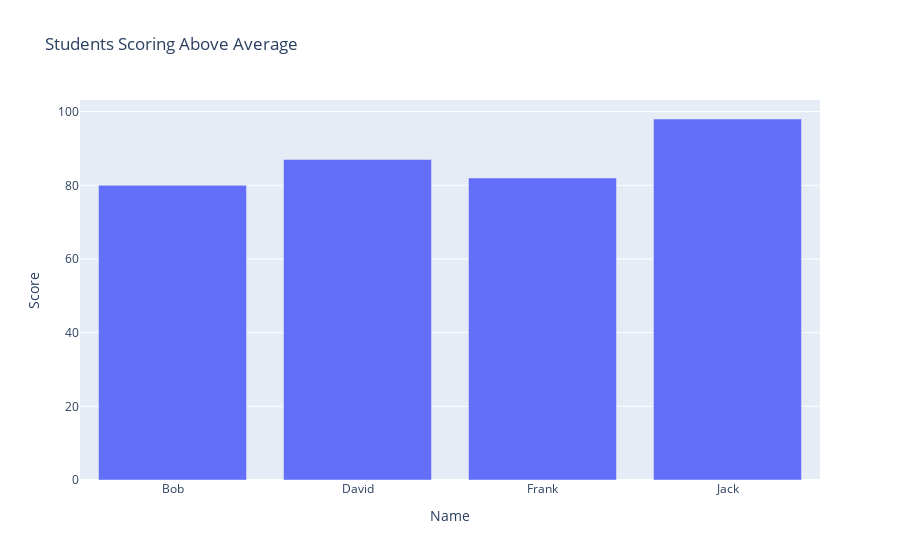

Notebook code cell kept with this figure:
### Markdown cell above
# Comprehensive Coding Exercise - Live Coding
This task combines lists, dictionaries, functions, Numpy, Pandas, and Plotly.

Problem Statement:
- Generate 10 random student scores.
- Create a function to calculate the average score.
- Store student names and scores in a Pandas DataFrame.
- Filter students who scored above the average.
- Visualize the data using Plotly.

### Code cell
import numpy as np
import pandas as pd
import plotly.express as px
from random import randint

# 1. Generate random student scores
students = ['Alice', 'Bob', 'Charlie', 'David', 'Eve', 'Frank', 'Grace', 'Hannah', 'Ivy', 'Jack']
scores = [randint(50, 100) for _ in range(10)]

# 2. Function to calculate average score
def calculate_average(scores):
    return np.mean(scores)

average_score = calculate_average(scores)
print(f"Average score: {average_score}")

# 3. Create a DataFrame
data = {'Name': students, 'Score': scores}
df = pd.DataFrame(data)

# 4. Filter students with scores above average
above_average = df[df['Score'] > average_score]
print(above_average)

# 5. Visualize results with Plotly
fig = px.bar(above_average, x='Name', y='Score', title='Students Scoring Above Average')
fig.show()

### Figure 1 — Plotly figure (JSON) as saved in the notebook; plotly's stock layout.template omitted (floating-point values rounded to 4 significant figures)
{"data": [{"alignmentgroup": "True", "hovertemplate": "Name=%{x}<br>Score=%{y}<extra></extra>", "legendgroup": "", "marker": {"color": "#636efa", "pattern": {"shape": ""}}, "name": "", "offsetgroup": "", "orientation": "v", "showlegend": false, "textposition": "auto", "x": ["Bob", "David", "Frank", "Jack"], "xaxis": "x", "y": [80, 87, 82, 98], "yaxis": "y", "type": "bar"}], "layout": {"xaxis": {"anchor": "y", "domain": [0.0, 1.0], "title": {"text": "Name"}}, "yaxis": {"anchor": "x", "domain": [0.0, 1.0], "title": {"text": "Score"}}, "legend": {"tracegroupgap": 0}, "title": {"text": "Students Scoring Above Average"}, "barmode": "relative"}}
